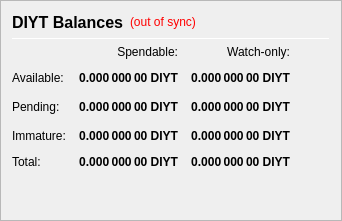
                <widget class="QFrame" name="frame_Balances">
                 <property name="frameShape">
                  <enum>QFrame::StyledPanel</enum>
                 </property>
                 <property name="frameShadow">
                  <enum>QFrame::Raised</enum>
                 </property>
                 <layout class="QVBoxLayout" name="verticalLayout_4">
                  <item>
                   <layout class="QHBoxLayout" name="horizontalLayout_4">
                    <item>
                     <widget class="QLabel" name="label_5">
                      <property name="minimumSize">
                       <size>
                        <width>0</width>
                        <height>20</height>
                       </size>
                      </property>
                      <property name="font">
                       <font>
                        <pointsize>12</pointsize>
                        <weight>75</weight>
                        <bold>true</bold>
                       </font>
                      </property>
                      <property name="text">
                       <string>DIYT Balances</string>
                      </property>
                     </widget>
                    </item>
                    <item>
                     <widget class="QLabel" name="labelWalletStatus">
                      <property name="cursor">
                       <cursorShape>WhatsThisCursor</cursorShape>
                      </property>
                      <property name="toolTip">
                       <string>The displayed information may be out of date. Your wallet automatically synchronizes with the DIYT network after a connection is established, but this process has not completed yet.</string>
                      </property>
                      <property name="styleSheet">
                       <string notr="true">QLabel { color: red; }</string>
                      </property>
                      <property name="text">
                       <string notr="true">(out of sync)</string>
                      </property>
                      <property name="alignment">
                       <set>Qt::AlignLeading|Qt::AlignLeft|Qt::AlignVCenter</set>
                      </property>
                     </widget>
                    </item>
                    <item>
                     <spacer name="horizontalSpacer_3">
                      <property name="orientation">
                       <enum>Qt::Horizontal</enum>
                      </property>
                      <property name="sizeHint" stdset="0">
                       <size>
                        <width>40</width>
                        <height>20</height>
                       </size>
                      </property>
                     </spacer>
                    </item>
                   </layout>
                  </item>
                  <item>
                   <widget class="Line" name="line_Balance">
                    <property name="minimumSize">
                     <size>
                      <width>0</width>
                      <height>1</height>
                     </size>
                    </property>
                    <property name="maximumSize">
                     <size>
                      <width>16777215</width>
                      <height>1</height>
                     </size>
                    </property>
                    <property name="orientation">
                     <enum>Qt::Horizontal</enum>
                    </property>
                   </widget>
                  </item>
                  <item>
                   <layout class="QGridLayout" name="gridLayout">
                    <property name="spacing">
                     <number>12</number>
                    </property>
                    <item row="2" column="2">
                     <widget class="QLabel" name="labelWatchPending">
                      <property name="font">
                       <font>
                        <weight>75</weight>
                        <bold>true</bold>
                       </font>
                      </property>
                      <property name="cursor">
                       <cursorShape>IBeamCursor</cursorShape>
                      </property>
                      <property name="toolTip">
                       <string>Unconfirmed transactions to watch-only addresses</string>
                      </property>
                      <property name="text">
                       <string notr="true">0.000 000 00 DIYT</string>
                      </property>
                      <property name="alignment">
                       <set>Qt::AlignRight|Qt::AlignTrailing|Qt::AlignVCenter</set>
                      </property>
                      <property name="textInteractionFlags">
                       <set>Qt::LinksAccessibleByMouse|Qt::TextSelectableByKeyboard|Qt::TextSelectableByMouse</set>
                      </property>
                     </widget>
                    </item>
                    <item row="2" column="1">
                     <widget class="QLabel" name="labelUnconfirmed">
                      <property name="font">
                       <font>
                        <weight>75</weight>
                        <bold>true</bold>
                       </font>
                      </property>
                      <property name="cursor">
                       <cursorShape>IBeamCursor</cursorShape>
                      </property>
                      <property name="toolTip">
                       <string>Total of transactions that have yet to be confirmed, and do not yet count toward the spendable balance</string>
                      </property>
                      <property name="text">
                       <string notr="true">0.000 000 00 DIYT</string>
                      </property>
                      <property name="alignment">
                       <set>Qt::AlignRight|Qt::AlignTrailing|Qt::AlignVCenter</set>
                      </property>
                      <property name="textInteractionFlags">
                       <set>Qt::LinksAccessibleByMouse|Qt::TextSelectableByKeyboard|Qt::TextSelectableByMouse</set>
                      </property>
                     </widget>
                    </item>
                    <item row="3" column="2">
                     <widget class="QLabel" name="labelWatchImmature">
                      <property name="font">
                       <font>
                        <weight>75</weight>
                        <bold>true</bold>
                       </font>
                      </property>
                      <property name="cursor">
                       <cursorShape>IBeamCursor</cursorShape>
                      </property>
                      <property name="toolTip">
                       <string>Staked or masternode rewards in watch-only addresses that has not yet matured</string>
                      </property>
                      <property name="text">
                       <string notr="true">0.000 000 00 DIYT</string>
                      </property>
                      <property name="alignment">
                       <set>Qt::AlignRight|Qt::AlignTrailing|Qt::AlignVCenter</set>
                      </property>
                      <property name="textInteractionFlags">
                       <set>Qt::LinksAccessibleByMouse|Qt::TextSelectableByKeyboard|Qt::TextSelectableByMouse</set>
                      </property>
                     </widget>
                    </item>
                    <item row="4" column="0">
                     <widget class="QLabel" name="labelTotalText">
                      <property name="text">
                       <string>Total:</string>
                      </property>
                     </widget>
                    </item>
                    <item row="3" column="1">
                     <widget class="QLabel" name="labelImmature">
                      <property name="font">
                       <font>
                        <weight>75</weight>
                        <bold>true</bold>
                       </font>
                      </property>
                      <property name="cursor">
                       <cursorShape>IBeamCursor</cursorShape>
                      </property>
                      <property name="toolTip">
                       <string>Staked or masternode rewards that has not yet matured</string>
                      </property>
                      <property name="text">
                       <string notr="true">0.000 000 00 DIYT</string>
                      </property>
                      <property name="alignment">
                       <set>Qt::AlignRight|Qt::AlignTrailing|Qt::AlignVCenter</set>
                      </property>
                      <property name="textInteractionFlags">
                       <set>Qt::LinksAccessibleByMouse|Qt::TextSelectableByKeyboard|Qt::TextSelectableByMouse</set>
                      </property>
                     </widget>
                    </item>
                    <item row="2" column="3">
                     <spacer name="horizontalSpacer_2">
                      <property name="orientation">
                       <enum>Qt::Horizontal</enum>
                      </property>
                      <property name="sizeHint" stdset="0">
                       <size>
                        <width>40</width>
                        <height>20</height>
                       </size>
                      </property>
                     </spacer>
                    </item>
                    <item row="3" column="0">
                     <widget class="QLabel" name="labelImmatureText">
                      <property name="text">
                       <string>Immature:</string>
                      </property>
                     </widget>
                    </item>
                    <item row="4" column="1">
                     <widget class="QLabel" name="labelTotal">
                      <property name="font">
                       <font>
                        <weight>75</weight>
                        <bold>true</bold>
                       </font>
                      </property>
                      <property name="cursor">
                       <cursorShape>IBeamCursor</cursorShape>
                      </property>
                      <property name="toolTip">
                       <string>Your current total balance</string>
                      </property>
                      <property name="text">
                       <string notr="true">0.000 000 00 DIYT</string>
                      </property>
                      <property name="alignment">
                       <set>Qt::AlignRight|Qt::AlignTrailing|Qt::AlignVCenter</set>
                      </property>
                      <property name="textInteractionFlags">
                       <set>Qt::LinksAccessibleByMouse|Qt::TextSelectableByKeyboard|Qt::TextSelectableByMouse</set>
                      </property>
                     </widget>
                    </item>
                    <item row="4" column="2">
                     <widget class="QLabel" name="labelWatchTotal">
                      <property name="font">
                       <font>
                        <weight>75</weight>
                        <bold>true</bold>
                       </font>
                      </property>
                      <property name="cursor">
                       <cursorShape>IBeamCursor</cursorShape>
                      </property>
                      <property name="toolTip">
                       <string>Current total balance in watch-only addresses</string>
                      </property>
                      <property name="text">
                       <string notr="true">0.000 000 00 DIYT</string>
                      </property>
                      <property name="alignment">
                       <set>Qt::AlignRight|Qt::AlignTrailing|Qt::AlignVCenter</set>
                      </property>
                      <property name="textInteractionFlags">
                       <set>Qt::LinksAccessibleByMouse|Qt::TextSelectableByKeyboard|Qt::TextSelectableByMouse</set>
                      </property>
                     </widget>
                    </item>
                    <item row="0" column="2">
                     <widget class="QLabel" name="labelWatchonly">
                      <property name="text">
                       <string>Watch-only:</string>
                      </property>
                      <property name="alignment">
                       <set>Qt::AlignRight|Qt::AlignTrailing|Qt::AlignVCenter</set>
                      </property>
                     </widget>
                    </item>
                    <item row="1" column="0">
                     <widget class="QLabel" name="labelBalanceText">
                      <property name="text">
                       <string>Available:</string>
                      </property>
                     </widget>
                    </item>
                    <item row="1" column="1">
                     <widget class="QLabel" name="labelBalance">
                      <property name="font">
                       <font>
                        <weight>75</weight>
                        <bold>true</bold>
                       </font>
                      </property>
                      <property name="cursor">
                       <cursorShape>IBeamCursor</cursorShape>
                      </property>
                      <property name="toolTip">
                       <string>Your current spendable balance</string>
                      </property>
                      <property name="text">
                       <string notr="true">0.000 000 00 DIYT</string>
                      </property>
                      <property name="alignment">
                       <set>Qt::AlignRight|Qt::AlignTrailing|Qt::AlignVCenter</set>
                      </property>
                      <property name="textInteractionFlags">
                       <set>Qt::LinksAccessibleByMouse|Qt::TextSelectableByKeyboard|Qt::TextSelectableByMouse</set>
                      </property>
                     </widget>
                    </item>
                    <item row="1" column="2">
                     <widget class="QLabel" name="labelWatchAvailable">
                      <property name="font">
                       <font>
                        <weight>75</weight>
                        <bold>true</bold>
                       </font>
                      </property>
                      <property name="cursor">
                       <cursorShape>IBeamCursor</cursorShape>
                      </property>
                      <property name="toolTip">
                       <string>Your current balance in watch-only addresses</string>
                      </property>
                      <property name="text">
                       <string notr="true">0.000 000 00 DIYT</string>
                      </property>
                      <property name="alignment">
                       <set>Qt::AlignRight|Qt::AlignTrailing|Qt::AlignVCenter</set>
                      </property>
                      <property name="textInteractionFlags">
                       <set>Qt::LinksAccessibleByMouse|Qt::TextSelectableByKeyboard|Qt::TextSelectableByMouse</set>
                      </property>
                     </widget>
                    </item>
                    <item row="2" column="0">
                     <widget class="QLabel" name="labelPendingText">
                      <property name="text">
                       <string>Pending:</string>
                      </property>
                     </widget>
                    </item>
                    <item row="0" column="1">
                     <widget class="QLabel" name="labelSpendable">
                      <property name="text">
                       <string>Spendable:</string>
                      </property>
                      <property name="alignment">
                       <set>Qt::AlignRight|Qt::AlignTrailing|Qt::AlignVCenter</set>
                      </property>
                     </widget>
                    </item>
                   </layout>
                  </item>
                  <item>
                   <spacer name="verticalSpacer">
                    <property name="orientation">
                     <enum>Qt::Vertical</enum>
                    </property>
                    <property name="sizeHint" stdset="0">
                     <size>
                      <width>20</width>
                      <height>40</height>
                     </size>
                    </property>
                   </spacer>
                  </item>
                 </layout>
                </widget>
